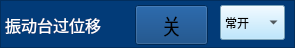
   <widget class="QFrame" name="frame_19">
    <property name="geometry">
     <rect>
      <x>10</x>
      <y>212</y>
      <width>295</width>
      <height>48</height>
     </rect>
    </property>
    <property name="styleSheet">
     <string notr="true">background-color: rgb(2, 59, 120);</string>
    </property>
    <property name="frameShape">
     <enum>QFrame::StyledPanel</enum>
    </property>
    <property name="frameShadow">
     <enum>QFrame::Raised</enum>
    </property>
    <widget class="QFrame" name="frame_21">
     <property name="geometry">
      <rect>
       <x>0</x>
       <y>90</y>
       <width>361</width>
       <height>48</height>
      </rect>
     </property>
     <property name="styleSheet">
      <string notr="true">background-color: rgb(2, 59, 120);</string>
     </property>
     <property name="frameShape">
      <enum>QFrame::StyledPanel</enum>
     </property>
     <property name="frameShadow">
      <enum>QFrame::Raised</enum>
     </property>
     <widget class="QLabel" name="label_58">
      <property name="geometry">
       <rect>
        <x>10</x>
        <y>10</y>
        <width>120</width>
        <height>31</height>
       </rect>
      </property>
      <property name="font">
       <font>
        <family>微软雅黑</family>
        <pointsize>18</pointsize>
       </font>
      </property>
      <property name="styleSheet">
       <string notr="true">color: rgb(255, 255, 255);</string>
      </property>
      <property name="text">
       <string>滑台过位移</string>
      </property>
     </widget>
     <widget class="QToolButton" name="toolButton_htgwy_3">
      <property name="geometry">
       <rect>
        <x>170</x>
        <y>10</y>
        <width>39</width>
        <height>38</height>
       </rect>
      </property>
      <property name="text">
       <string>...</string>
      </property>
      <property name="icon">
       <iconset>
        <normaloff>gct_ied_green.png</normaloff>gct_ied_green.png</iconset>
      </property>
      <property name="iconSize">
       <size>
        <width>32</width>
        <height>32</height>
       </size>
      </property>
     </widget>
     <widget class="QToolButton" name="toolButton_htgwychain_2">
      <property name="geometry">
       <rect>
        <x>270</x>
        <y>0</y>
        <width>73</width>
        <height>54</height>
       </rect>
      </property>
      <property name="font">
       <font>
        <family>微软雅黑</family>
        <pointsize>16</pointsize>
       </font>
      </property>
      <property name="text">
       <string>关</string>
      </property>
      <property name="icon">
       <iconset>
        <normaloff>yb_on.png</normaloff>yb_on.png</iconset>
      </property>
      <property name="iconSize">
       <size>
        <width>66</width>
        <height>48</height>
       </size>
      </property>
     </widget>
    </widget>
    <widget class="QFrame" name="frame_22">
     <property name="geometry">
      <rect>
       <x>0</x>
       <y>50</y>
       <width>361</width>
       <height>48</height>
      </rect>
     </property>
     <property name="styleSheet">
      <string notr="true">background-color: rgb(2, 59, 101);</string>
     </property>
     <property name="frameShape">
      <enum>QFrame::StyledPanel</enum>
     </property>
     <property name="frameShadow">
      <enum>QFrame::Raised</enum>
     </property>
     <widget class="QLabel" name="label_48">
      <property name="geometry">
       <rect>
        <x>10</x>
        <y>10</y>
        <width>96</width>
        <height>30</height>
       </rect>
      </property>
      <property name="font">
       <font>
        <family>微软雅黑</family>
        <pointsize>18</pointsize>
       </font>
      </property>
      <property name="styleSheet">
       <string notr="true">color: rgb(255, 255, 255);</string>
      </property>
      <property name="text">
       <string>紧急停机</string>
      </property>
     </widget>
     <widget class="QToolButton" name="toolButton_jjtj_2">
      <property name="geometry">
       <rect>
        <x>170</x>
        <y>10</y>
        <width>39</width>
        <height>37</height>
       </rect>
      </property>
      <property name="text">
       <string>...</string>
      </property>
      <property name="icon">
       <iconset>
        <normaloff>gct_ied_green.png</normaloff>gct_ied_green.png</iconset>
      </property>
      <property name="iconSize">
       <size>
        <width>32</width>
        <height>32</height>
       </size>
      </property>
     </widget>
     <widget class="QToolButton" name="toolButton_jjtjchain_2">
      <property name="geometry">
       <rect>
        <x>270</x>
        <y>0</y>
        <width>73</width>
        <height>40</height>
       </rect>
      </property>
      <property name="font">
       <font>
        <family>微软雅黑</family>
        <pointsize>16</pointsize>
       </font>
      </property>
      <property name="text">
       <string>关</string>
      </property>
      <property name="icon">
       <iconset>
        <normaloff>yb_on.png</normaloff>yb_on.png</iconset>
      </property>
      <property name="iconSize">
       <size>
        <width>66</width>
        <height>48</height>
       </size>
      </property>
     </widget>
    </widget>
    <widget class="QLabel" name="label_3">
     <property name="geometry">
      <rect>
       <x>5</x>
       <y>10</y>
       <width>111</width>
       <height>30</height>
      </rect>
     </property>
     <property name="font">
      <font>
       <family>微软雅黑</family>
       <pointsize>12</pointsize>
      </font>
     </property>
     <property name="styleSheet">
      <string notr="true">color: rgb(255, 255, 255);</string>
     </property>
     <property name="text">
      <string>振动台过位移</string>
     </property>
    </widget>
    <widget class="QToolButton" name="toolButton_zdtgwy">
     <property name="geometry">
      <rect>
       <x>135</x>
       <y>5</y>
       <width>73</width>
       <height>40</height>
      </rect>
     </property>
     <property name="font">
      <font>
       <family>微软雅黑</family>
       <pointsize>16</pointsize>
      </font>
     </property>
     <property name="text">
      <string>关</string>
     </property>
     <property name="icon">
      <iconset>
       <normaloff>yb_off.png</normaloff>yb_off.png</iconset>
     </property>
     <property name="iconSize">
      <size>
       <width>66</width>
       <height>48</height>
      </size>
     </property>
    </widget>
    <widget class="QComboBox" name="comboBox_zdtgwy">
     <property name="geometry">
      <rect>
       <x>220</x>
       <y>5</y>
       <width>65</width>
       <height>35</height>
      </rect>
     </property>
     <property name="styleSheet">
      <string notr="true">background-color: rgb(170, 225, 255);</string>
     </property>
     <item>
      <property name="text">
       <string>常开</string>
      </property>
     </item>
     <item>
      <property name="text">
       <string>常闭</string>
      </property>
     </item>
    </widget>
   </widget>
